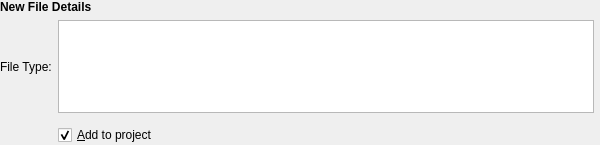
<?xml version="1.0" encoding="UTF-8"?>
<ui version="4.0">
 <class>NewFileWidget</class>
 <widget class="QWidget" name="NewFileWidget">
  <property name="geometry">
   <rect>
    <x>0</x>
    <y>0</y>
    <width>600</width>
    <height>145</height>
   </rect>
  </property>
  <property name="whatsThis">
   <string>Select the type of file you wish to create.&lt;br&gt;
&lt;p&gt;
&lt;b&gt;Pic Program&lt;/b&gt;&lt;br&gt;
Creates a new PIC program, with flow chart editor. Select the target device for your program below.
&lt;p&gt;
&lt;b&gt;Circuit&lt;/b&gt;&lt;br&gt;
Creates a new circuit, with drag and drop editor. Real time simulation of the circuit occurs automatically.</string>
  </property>
  <layout class="QGridLayout">
   <property name="leftMargin">
    <number>0</number>
   </property>
   <property name="topMargin">
    <number>0</number>
   </property>
   <property name="rightMargin">
    <number>0</number>
   </property>
   <property name="bottomMargin">
    <number>0</number>
   </property>
   <item row="2" column="0" colspan="3">
    <widget class="MicroSelectWidget" name="m_pMicroSelect" native="true">
     <property name="sizePolicy">
      <sizepolicy hsizetype="Preferred" vsizetype="Preferred">
       <horstretch>0</horstretch>
       <verstretch>0</verstretch>
      </sizepolicy>
     </property>
     <property name="minimumSize">
      <size>
       <width>0</width>
       <height>0</height>
      </size>
     </property>
     <property name="maximumSize">
      <size>
       <width>32767</width>
       <height>32767</height>
      </size>
     </property>
    </widget>
   </item>
   <item row="0" column="0" colspan="3">
    <widget class="QLabel" name="textLabel1">
     <property name="sizePolicy">
      <sizepolicy hsizetype="Preferred" vsizetype="Maximum">
       <horstretch>0</horstretch>
       <verstretch>0</verstretch>
      </sizepolicy>
     </property>
     <property name="font">
      <font>
       <weight>75</weight>
       <bold>true</bold>
      </font>
     </property>
     <property name="text">
      <string>New File Details</string>
     </property>
     <property name="wordWrap">
      <bool>false</bool>
     </property>
    </widget>
   </item>
   <item row="1" column="0">
    <widget class="QLabel" name="textLabel1_2_2">
     <property name="text">
      <string>File Type:</string>
     </property>
     <property name="alignment">
      <set>Qt::AlignVCenter</set>
     </property>
     <property name="wordWrap">
      <bool>false</bool>
     </property>
    </widget>
   </item>
   <item row="1" column="1">
    <widget class="QListWidget" name="typeIconView">
     <property name="sizePolicy">
      <sizepolicy hsizetype="MinimumExpanding" vsizetype="Preferred">
       <horstretch>0</horstretch>
       <verstretch>0</verstretch>
      </sizepolicy>
     </property>
     <property name="movement">
      <enum>QListView::Static</enum>
     </property>
     <property name="isWrapping" stdset="0">
      <bool>false</bool>
     </property>
     <property name="resizeMode">
      <enum>QListView::Fixed</enum>
     </property>
     <property name="spacing">
      <number>20</number>
     </property>
     <property name="viewMode">
      <enum>QListView::IconMode</enum>
     </property>
     <property name="wordWrap">
      <bool>true</bool>
     </property>
    </widget>
   </item>
   <item row="4" column="1">
    <widget class="QCheckBox" name="addToProjectCheck">
     <property name="sizePolicy">
      <sizepolicy hsizetype="Minimum" vsizetype="Fixed">
       <horstretch>0</horstretch>
       <verstretch>0</verstretch>
      </sizepolicy>
     </property>
     <property name="text">
      <string>&amp;Add to project</string>
     </property>
     <property name="checked">
      <bool>true</bool>
     </property>
    </widget>
   </item>
  </layout>
 </widget>
 <customwidgets>
  <customwidget>
   <class>MicroSelectWidget</class>
   <extends>QWidget</extends>
   <header>microselectwidget.h</header>
  </customwidget>
 </customwidgets>
 <resources/>
 <connections/>
</ui>
